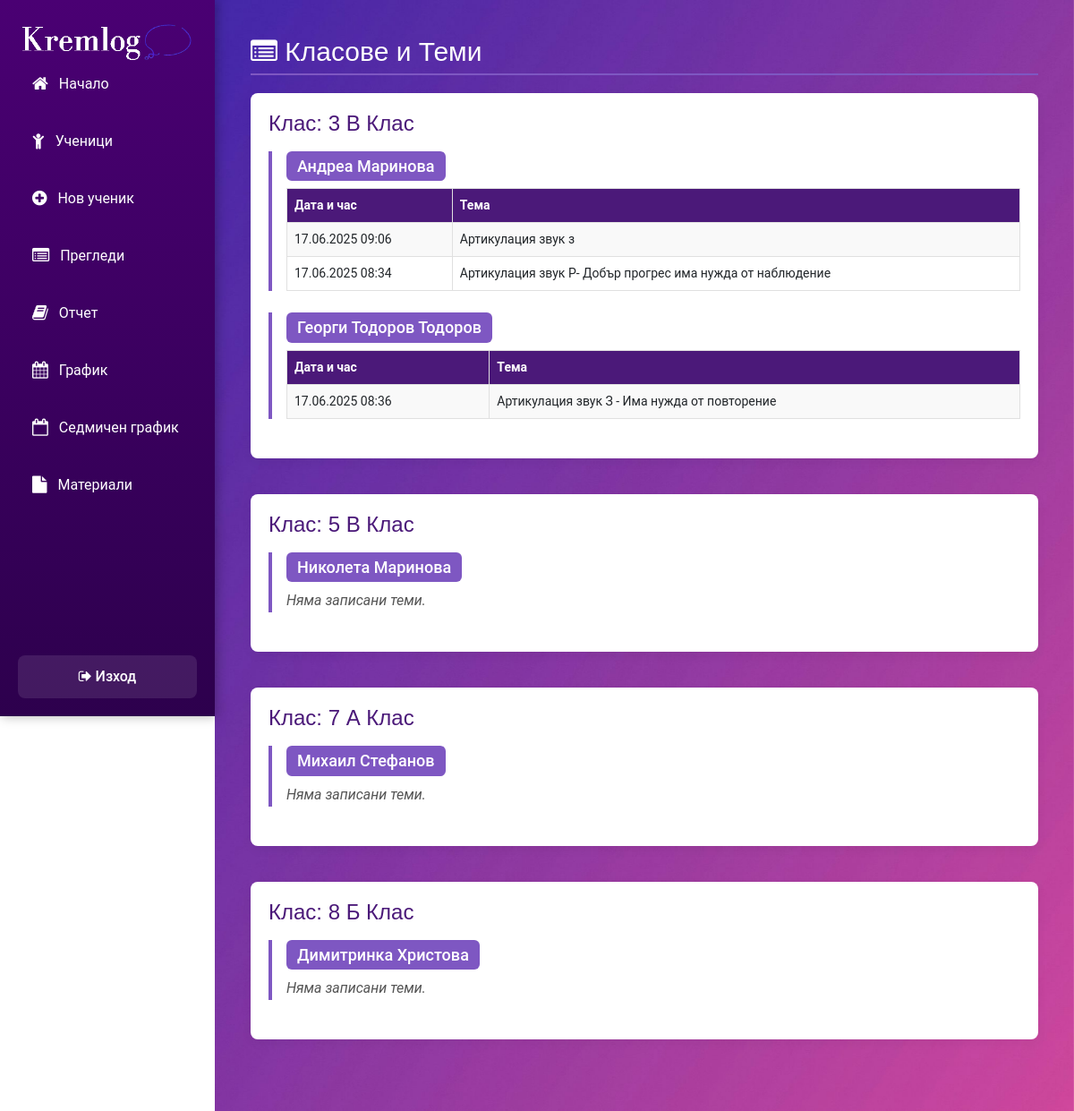
/logoped/classes_students.php (signed in), run on the app's committed database.
### tables this page shows
CREATE TABLE `classes` (
  `id` int(10) UNSIGNED NOT NULL,
  `name` varchar(50) NOT NULL
);

CREATE TABLE `examinations` (
  `id` int(10) UNSIGNED NOT NULL,
  `logoped_id` int(10) UNSIGNED NOT NULL,
  `student_id` int(10) UNSIGNED NOT NULL,
  `topic` varchar(255) NOT NULL,
  `exam_date` datetime NOT NULL,
  `notes` text DEFAULT NULL,
  `created_at` timestamp NOT NULL DEFAULT current_timestamp()
);

CREATE TABLE `students` (
  `id` int(10) UNSIGNED NOT NULL,
  `name` varchar(100) NOT NULL,
  `address` varchar(255) NOT NULL,
  `parent_name` varchar(100) NOT NULL,
  `parent_phone` varchar(20) NOT NULL,
  `profile_image` varchar(255) DEFAULT NULL,
  `doc1` varchar(255) DEFAULT NULL,
  `doc2` varchar(255) DEFAULT NULL,
  `class_id` int(10) UNSIGNED NOT NULL,
  `created_at` timestamp NOT NULL DEFAULT current_timestamp()
);

### logoped/classes_students.php (the view, shortened to what this page needs)
<?php
include('../includes/dbconnection.php');
$logoped_id = $_SESSION['user_id'];
$stmt = $dbh->prepare("
  SELECT
    c.name   AS class_name,
    s.id     AS student_id,
    s.name   AS student_name,
    e.exam_date,
    e.topic
  FROM classes c
  JOIN students s ON s.class_id = c.id
  LEFT JOIN examinations e
    ON e.student_id = s.id
    AND e.logoped_id = :lid
  ORDER BY c.name, s.name, e.exam_date DESC
");
$stmt->execute([':lid' => $logoped_id]);
$rows = $stmt->fetchAll(PDO::FETCH_ASSOC);
$grouped = [];
foreach ($rows as $r) {
    $class = $r['class_name'];
    $sid   = $r['student_id'];
    $stud  = $r['student_name'];
    if (!isset($grouped[$class][$sid])) {
        $grouped[$class][$sid] = [
            'name'   => $stud,
            'topics' => []
        ];
    }
    if ($r['exam_date']) {
        $grouped[$class][$sid]['topics'][] = [
            'date'  => $r['exam_date'],
            'topic' => $r['topic']
        ];
    }
}
?>
<!DOCTYPE html>
<html lang="bg">
<head>
  <link rel="stylesheet" href="../css/bootstrap.min.css">
  <link rel="stylesheet" href="../css/style.css">
  <link rel="stylesheet" href="https://cdnjs.cloudflare.com/ajax/libs/font-awesome/4.7.0/css/font-awesome.min.css">
</head>
<body>
  <div id="dash-container">
    <?php include __DIR__ . '/sidebar.php'; ?>
    <main class="dash-content">
      <section class="dash-section">
        <h3><i class="fa fa-list-alt"></i> Класове и Теми</h3>
        <?php if (empty($grouped)): ?>
          <p><em>Няма въведени класове или ученици.</em></p>
        <?php else: ?>
          <?php foreach ($grouped as $className => $students): ?>
            <div class="class-block">
              <h4>Клас: <?= htmlspecialchars($className) ?></h4>
              <?php foreach ($students as $sid => $data): ?>
                <div class="student-block">
                <h5>
  <a href="report_details.php?id=<?= $sid ?>" class="btn-student-link">
    <?= htmlspecialchars($data['name']) ?>
  </a>
</h5>
                  <?php if (empty($data['topics'])): ?>
                    <p>Няма записани теми.</p>
                  <?php else: ?>
                    <table class="exam-table">
                      <thead>
                        <tr>
                          <th>Дата и час</th>
                          <th>Тема</th>
                        </tr>
                      </thead>
                      <tbody>
                        <?php foreach ($data['topics'] as $t): ?>
                          <tr>
                            <td><?= date('d.m.Y H:i', strtotime($t['date'])) ?></td>
                            <td><?= htmlspecialchars($t['topic']) ?></td>
                          </tr>
                        <?php endforeach; ?>
                      </tbody>
                    </table>
                  <?php endif; ?>
                </div>
              <?php endforeach; ?>
            </div>
          <?php endforeach; ?>
        <?php endif; ?>
      </section>
    </main>
  </div>
</body>
</html>

### logoped/classes_students.php (style rules this page uses)
.class-block { margin-bottom: 40px; background: #fff; padding: 20px; border-radius: 8px; box-shadow: 0 4px 12px rgba(0,0,0,0.05); }
.class-block h4 { color: var(--purple-dark); margin-bottom: 16px; }
.student-block { margin-bottom: 24px; padding-left: 16px; border-left: 4px solid var(--purple-light); }
.student-block h5 { font-size: 18px; margin-bottom: 8px; color: var(--text-dark); }
.student-block p { font-style: italic; color: #555; margin-bottom: 12px; }
.exam-table { width: 100%; border-collapse: collapse; margin-top: 8px; }
.exam-table th, .exam-table td { border: 1px solid #e0e0e0; padding: 8px; text-align: left; font-size: 14px; }
.exam-table thead th { background: var(--purple-dark); color: #fff; font-weight: 600; }
.exam-table tbody tr:nth-child(odd) { background: #f9f9f9; }

### data on the page
classes: examinations.exam_date "17.06.2025 09:06", examinations.topic "Артикулация звук з", examinations.exam_date "17.06.2025 08:34", examinations.topic "Артикулация звук Р- Добър прогрес има нужда от наблюдение", examinations.exam_date "17.06.2025 08:36", examinations.topic "Артикулация звук З - Има нужда от повторение"
students: name "Димитринка Христова", shows "Няма записани теми."

### other printed values
$className "3 В Клас"
$data['name'] "Андреа Маринова"
$data['name'] "Георги Тодоров Тодоров"
$className "5 В Клас"
$data['name'] "Николета Маринова"
$className "7 А Клас"
$data['name'] "Михаил Стефанов"
$className "8 Б Клас"
